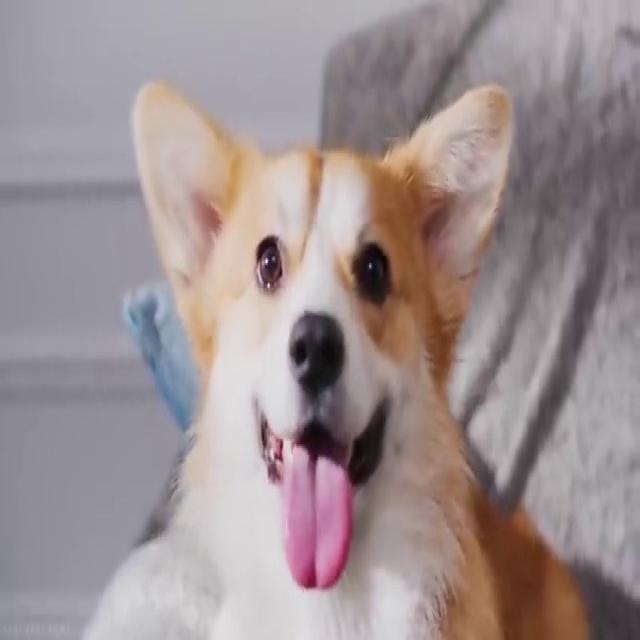
#> input picture scripts/hog/test_photo.jpg, 640 x 640 px
$ python -i orb.py   (imports and definitions only)
#> lines starting #> are read from the running program, lines starting #| are printed output that depends on the picture
### scripts/scaler.py
from skimage.transform import resize
import numpy as np
import pandas as pd
import matplotlib.pyplot as plt
import os
from pathlib import Path

NEW_IMAGE_SIZE = (256, 256)
INPUT_DIR = 'dataset/'
OUTPUT_DIR = 'output/images/'

#Funkcja do dopasowania obrazu poprzez dodanie marginesów (paddingu).
def pad_to_square(image, old_shape, new_shape):
    diff_y = new_shape[0] - old_shape[0]
    diff_x = new_shape[1] - old_shape[1]

    pad_top = diff_y // 2
    pad_bottom = diff_y - pad_top

    pad_left = diff_x // 2
    pad_right = diff_x - pad_left

    color = np.median(image, axis=(0,1))
    pad = ((pad_top, pad_bottom), (pad_left, pad_right))
    padded = np.stack([np.pad(image[:,:,c], pad, mode='constant', constant_values=color[c]) for c in range(3)], axis=2)

    return padded

#Funkcja do przeskalowania obrazu do rozmiaru NEW_IMAGE_SIZE.
def rescale_image(image):
    shapes = list(image.shape)
    new_shape = list(image.shape)
    if shapes[0] > shapes[1]:
        new_shape[1] = new_shape[0]
    elif shapes[1] > shapes[0]:
        new_shape[0] = new_shape[1]

    squared_image = pad_to_square(image, shapes, new_shape)
    rescaled_image = resize(squared_image, NEW_IMAGE_SIZE, anti_aliasing=True)

    return rescaled_image

#Przeskaluj wszystkie obrazy w podanym katalogu i zapisz je w katalogu wyjściowym.
# [19 lines left out: function rescale_all_images, not called in this run]

### scripts/orb/orb.py

"""
ORB (Oriented FAST and Rotated BRIEF) Feature Extraction Script
This script processes images from the dataset and extracts ORB features.
"""

import cv2
import numpy as np
from pathlib import Path
import argparse
from tqdm import tqdm
import sys
import random

# ============================================
# Import rescale_image z scaler.py (tak jak w HOG)
# ============================================

try:
    from scripts.scaler import rescale_image
except Exception as e:
    raise ImportError(
        f"Could not import 'scaler' module from sys.path: {e}"
    )


class ORBTransformer:
    """
    Class for extracting ORB features from images.
    """

    def __init__(self, n_keypoints=500, visualize=True):
        """
        Args:
            n_keypoints: docelowa liczba punktów kluczowych ORB
            visualize: czy zapisywać obraz z zaznaczonymi punktami
        """
        self.n_keypoints = n_keypoints
        self.visualize = visualize

        # Tworzenie detektora ORB w sposób kompatybilny z różnymi wersjami OpenCV
        orb_create = getattr(cv2, "ORB_create", None)
        if orb_create is not None:
            self.orb = orb_create(nfeatures=n_keypoints)
        else:
            orb_cls = getattr(cv2, "ORB", None)
            if orb_cls is not None and hasattr(orb_cls, "create"):
                self.orb = orb_cls.create(nfeatures=n_keypoints)
            else:
                raise AttributeError(
                    "cv2.ORB_create or cv2.ORB.create not found; "
                    "ensure 'opencv-python' is installed"
                )

    def extract_orb_features(self, image):
        """
        Extract ORB features from an image.

        Zwracamy wektor stałej długości:
        n_keypoints * 32 (bo ORB ma deskryptor 32-elementowy).
        Jeśli jest mniej punktów – dopadujemy zerami.
        Jeśli więcej – bierzemy pierwsze n_keypoints.
        """
        # Przeskaluj obraz tak jak w HOG
        image = rescale_image(image)
        image = np.asarray(image)

        # Na wszelki wypadek rzutowanie na uint8 jeśli typ jest float
        # (zakładamy wartości w zakresie [0,1] dla floatów)
        if np.issubdtype(image.dtype, np.floating):
            image = (image * 255).astype(np.uint8)

        # Konwersja do odcieni szarości
        if len(image.shape) == 3:
            # cv2 pracuje w BGR, więc formalnie używamy COLOR_BGR2GRAY
            image_gray = cv2.cvtColor(image, cv2.COLOR_BGR2GRAY)
        else:
            image_gray = image

        # Detekcja punktów kluczowych i obliczenie deskryptorów
        keypoints, descriptors = self.orb.detectAndCompute(image_gray, None)

        if descriptors is None:
            # Brak wykrytych punktów → deskryptory puste
            descriptors = np.zeros((0, 32), dtype=np.uint8)

        # Przycinanie / dopadanie do n_keypoints
        if descriptors.shape[0] > self.n_keypoints:
            descriptors = descriptors[:self.n_keypoints]
        elif descriptors.shape[0] < self.n_keypoints:
            pad = np.zeros(
                (self.n_keypoints - descriptors.shape[0], descriptors.shape[1]),
                dtype=descriptors.dtype,
            )
            descriptors = np.vstack([descriptors, pad])

        # Spłaszczenie do 1D wektora cech
        features = descriptors.flatten().astype(np.float32)

        vis_image = None
        if self.visualize:
            # Przygotowanie obrazu wyjściowego (BGR), drawKeypoints oczekuje 3 kanałów
            if len(image_gray.shape) == 2:
                out_img = cv2.cvtColor(image_gray, cv2.COLOR_GRAY2BGR)
            else:
                out_img = image_gray.copy()

            vis_image = cv2.drawKeypoints(
                out_img,
                keypoints,
                out_img,
                color=(0, 255, 0),
                flags=cv2.DRAW_MATCHES_FLAGS_DRAW_RICH_KEYPOINTS,
            )

        return features, vis_image

    # [173 lines left out: functions process_image, process_dataset, main, not called in this run]


# [2 lines not run here, left out]

>>> import cv2
>>> picture = cv2.imread('../hog/test_photo.jpg')
#> picture is the input picture: shape (640, 640, 3); mean B, G, R 146.3, 144.4, 157.4
>>> result = ORBTransformer().extract_orb_features(picture)
#> in pad_to_square, `color = np.median(image, axis=(0,1))`: color = [156, 148, 158]
#> in extract_orb_features, `image_gray = cv2.cvtColor(image, cv2.COLOR_BGR2GRAY)`:
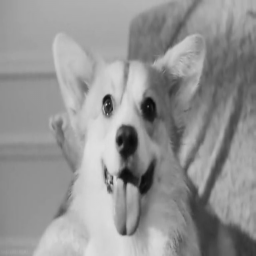
#> image_gray: shape (256, 256); min 9, max 224, mean 148
#> in extract_orb_features, `keypoints, descriptors = self.orb.detectAndCompute(image_gray, None)`: keypoints = 392 keypoints; strongest (x, y, size): (125, 129, 111.1), (107, 95, 53.6), (106, 95, 64.3), (108, 95, 44.6)
#> in extract_orb_features, `features = descriptors.flatten().astype(np.float32)`: features = 16000 values, max 255 at index 55, min 0 at index 1129, mean 108.8
#> in extract_orb_features, `vis_image = cv2.drawKeypoints( out_img, keypoints, out_img, color=(0, ..`:
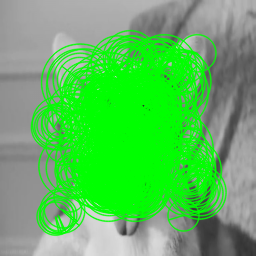
#> vis_image: shape (256, 256, 3); mean B, G, R 92.7, 187.8, 92.7
